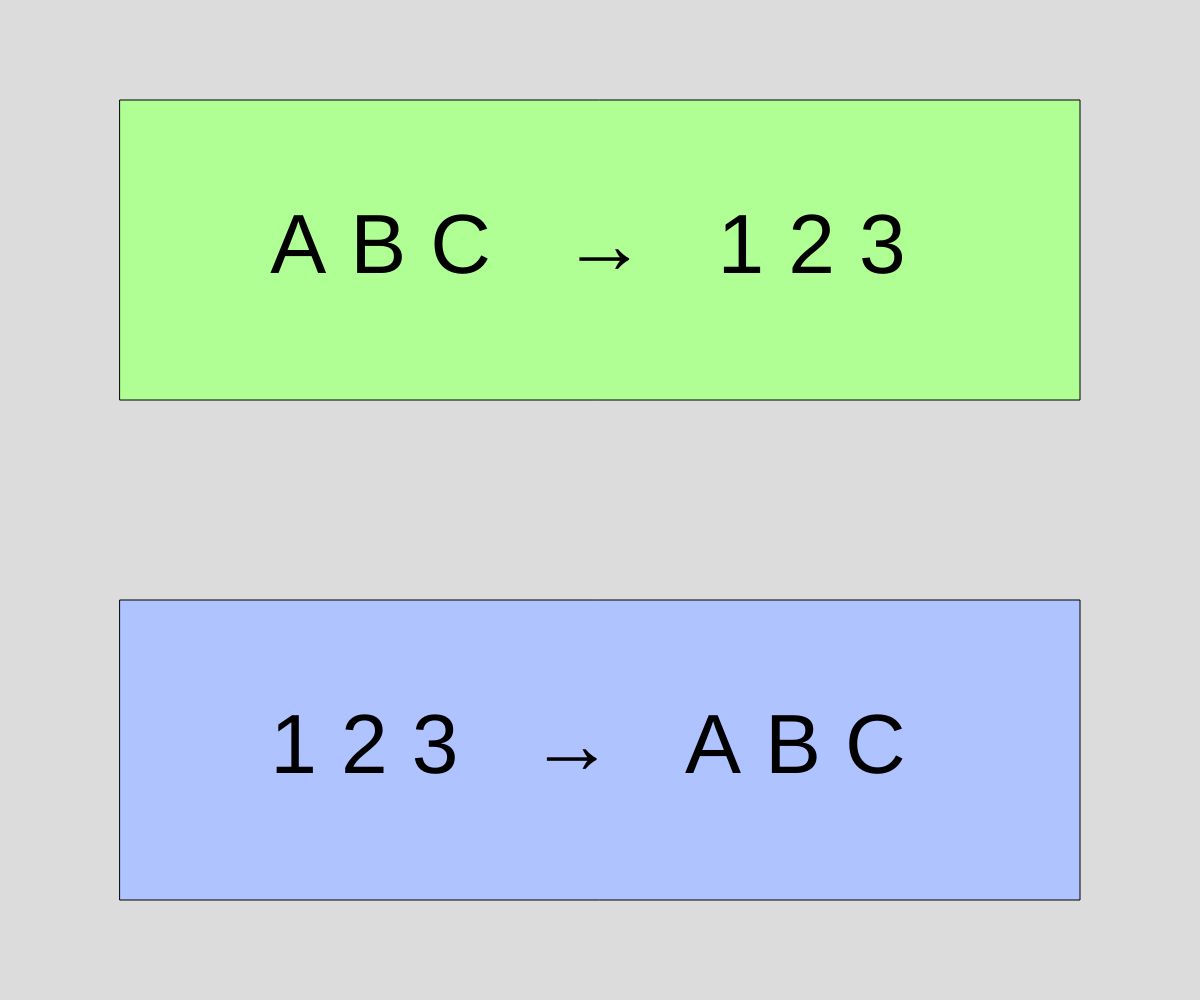
Frame 1 (no input)
Frame 60 (no input): identical to frame 1, image omitted
Frame 120 (the mouse pressed at the canvas centre since frame 60): identical to frame 1, image omitted

The p5.js sketch that drew this single still picture (run headless with seeded random() and noise() and a simulated clock; from frame 60 on, the mouse is pressed at the canvas centre):

// p5.js sketch
// ── sketch.js
let gameState="TITLE";
let quizMode=1;
let alphabet="ABCDEFGHIJKLMNOPQRSTUVWXYZ"
let quizIndex=0;
function setup() {
  createCanvas(windowWidth, windowHeight);
}
function drawQuestion(index) {
  fill('black');
  textSize(windowWidth * 0.2);
  if(quizMode==0){
    text(alphabet[index],windowWidth/2,windowHeight*0.25);
  }
  else if(quizMode==1){
    text(index+1,windowWidth/2,windowHeight*0.25);
  }
}
function drawAnswer(index) {
  fill('black');
  textSize(windowWidth * 0.2);
  if(quizMode==0){
    text(alphabet[index],windowWidth/2,windowHeight*0.25);
    text(index+1,windowWidth/2,windowHeight*0.75);
  }
  else if(quizMode==1){
    text(index+1,windowWidth/2,windowHeight*0.25);
    text(alphabet[index],windowWidth/2,windowHeight*0.75);
  }
}
function drawTitle(){
  fill('#afff94');
  rect(windowWidth*0.1,windowHeight*0.1,windowWidth*0.8,windowHeight*0.3);
  fill('#aec3ff');
  rect(windowWidth*0.1,windowHeight*0.6,windowWidth*0.8,windowHeight*0.3);
  fill('black');
  textSize(windowWidth * 0.07);
  drawingContext.letterSpacing = (windowWidth * 0.02) + "px"; 
  text("ABC → 123",windowWidth/2,windowHeight*0.25);
  text("123 → ABC",windowWidth/2,windowHeight*0.75);
}
function handleInput(x, y){
  if(gameState==="TITLE"){
    if(x>windowWidth*0.1 && x<windowWidth*0.9 && y>windowHeight*0.1 && y<windowHeight*0.4){
      quizMode=0;
      gameState="ANSWER";
    }else if(x>windowWidth*0.1 && x<windowWidth*0.9 && y>windowHeight*0.6 && y<windowHeight*0.9){
      quizMode=1;
      gameState="ANSWER";
    }
  }
  if(gameState==="ANSWER"){
    quizIndex=Math.floor(Math.random()*26);
    gameState="QUESTION";
  }else if(gameState==="QUESTION"){
    gameState="ANSWER";
  }
}
function mousePressed(){
  handleInput(mouseX, mouseY);
  return false;
}
function touchStarted(){
  handleInput(touches[0].x, touches[0].y);
  return false;
}
function draw() {
  background(220);
  textAlign(CENTER,CENTER);
  if(gameState==="TITLE"){
    drawTitle();
  }else if(gameState==="QUESTION"){
    drawQuestion(quizIndex);
  }else if(gameState==="ANSWER"){
    drawAnswer(quizIndex);
  }
}
